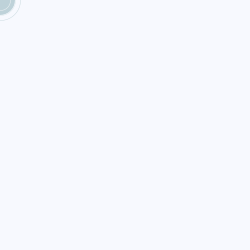
Frame 1 (no input)
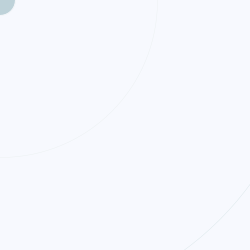
Frame 60 (the mouse pressed at the canvas centre just before this capture)
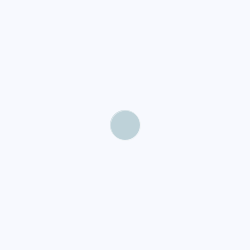
Frame 120 (the mouse held since frame 60 and released just before this capture)

The Processing sketch that drew these frames (run headless with seeded random() and noise(); from frame 60 on, the mouse is pressed at the canvas centre):

// Processing sketch: processing_18445
// ── processing_18445.pde

float x = 25;
float y = 25;
float x2 = 20;
float y2 = 20;
float x3 = 15;
float y3 = 15;
float sw = 0.5;

void setup(){
  size(250, 250);
  noStroke();
  smooth();
}

void draw(){ 
  background(#F7F9FE);
  frameRate(20);
  
  fill(#BED2D9); 
  ellipse(pmouseX, pmouseY, 30, 30); // center circle
  
  //
  noFill();
  strokeWeight(sw);
  
  // increasing variables
  x += 15;
  y += 15;
  x2 += 10;
  y2 += 10;
  x3 += 5;
  y3 += 5;

  
  //
  stroke(#CBDBE0);
  ellipse(pmouseX, pmouseY, x, y);
  
  stroke(#DCE8EB);
  ellipse(pmouseX, pmouseY, x2, y2);
  
  stroke(#ECF1F2);
  ellipse(pmouseX, pmouseY, x3, y3);
}

void mouseClicked(){
  x = 0;
  y = 0;
  x2 = 0;
  y2 = 0;
  x3 = 0;
  y3 = 0;
  
  sw += 5;
}
